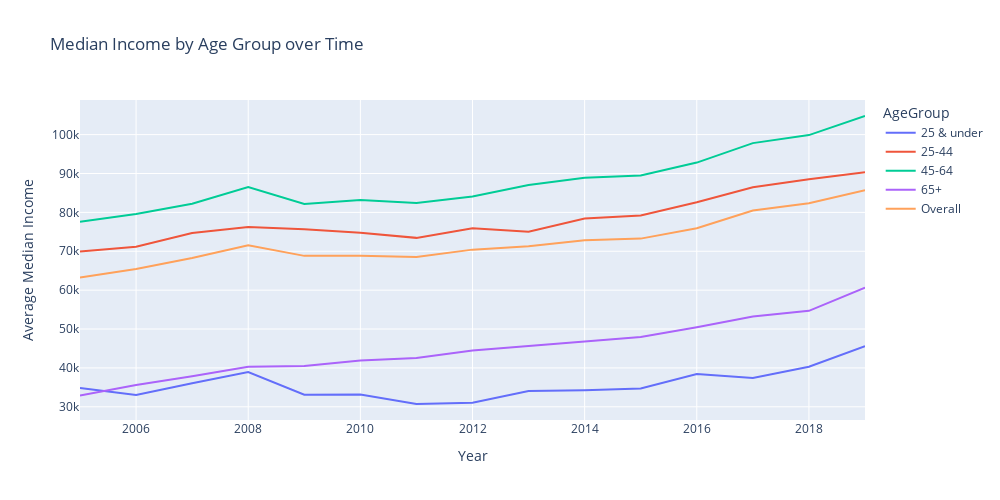

Here is the notebook cell this chart was saved with:
### Code cell
# Income over Time

year_age_group = final_table[['Year','MedianIncome','AgeGroup']]
year_age_group = year_age_group.groupby(by=['AgeGroup','Year']).agg('mean')
year_age_group = year_age_group.reset_index()
year_age_group['AgeGroup'] = year_age_group['AgeGroup'].map({'under-25':'25 & under','25-44':'25-44', '45-64':'45-64','65-plus':'65+',\
    'overall':'Overall'})
year_age_group = year_age_group.sort_values(['AgeGroup','Year']) 

fig = px.line(data_frame=year_age_group,x='Year',y='MedianIncome', color='AgeGroup',\
    labels={'MedianIncome': 'Average Median Income'},\
    title='Median Income by Age Group over Time', width=1000, height=500)

fig.show()

### Figure 1 — Plotly figure (JSON) as saved in the notebook; plotly's stock layout.template omitted (floating-point values rounded to 4 significant figures)
{"data": [{"hovertemplate": "AgeGroup=25 & under<br>Year=%{x}<br>Average Median Income=%{y}<extra></extra>", "legendgroup": "25 & under", "line": {"color": "#636efa", "dash": "solid"}, "marker": {"symbol": "circle"}, "mode": "lines", "name": "25 & under", "orientation": "v", "showlegend": true, "type": "scatter", "x": [2005, 2006, 2007, 2008, 2009, 2010, 2011, 2012, 2013, 2014, 2015, 2016, 2017, 2018, 2019], "xaxis": "x", "y": [34840.0, 33050.0, 36050.0, 38958, 33110.0, 33160.0, 30720.0, 31040.0, 34060.0, 34280.0, 34720.0, 38440.0, 37430.0, 40300.0, 45600.0], "yaxis": "y"}, {"hovertemplate": "AgeGroup=25-44<br>Year=%{x}<br>Average Median Income=%{y}<extra></extra>", "legendgroup": "25-44", "line": {"color": "#EF553B", "dash": "solid"}, "marker": {"symbol": "circle"}, "mode": "lines", "name": "25-44", "orientation": "v", "showlegend": true, "type": "scatter", "x": [2005, 2006, 2007, 2008, 2009, 2010, 2011, 2012, 2013, 2014, 2015, 2016, 2017, 2018, 2019], "xaxis": "x", "y": [69930.0, 71140.0, 74670.0, 76240.0, 75680.0, 74780.0, 73450.0, 75940.0, 75040.0, 78400.0, 79210.0, 82600.0, 86464, 88530.0, 90310.0], "yaxis": "y"}, {"hovertemplate": "AgeGroup=45-64<br>Year=%{x}<br>Average Median Income=%{y}<extra></extra>", "legendgroup": "45-64", "line": {"color": "#00cc96", "dash": "solid"}, "marker": {"symbol": "circle"}, "mode": "lines", "name": "45-64", "orientation": "v", "showlegend": true, "type": "scatter", "x": [2005, 2006, 2007, 2008, 2009, 2010, 2011, 2012, 2013, 2014, 2015, 2016, 2017, 2018, 2019], "xaxis": "x", "y": [77610.0, 79590.0, 82230.0, 86540.0, 82150.0, 83180.0, 82440.0, 84060.0, 87070.0, 88890.0, 89480.0, 92810.0, 97810.0, 99880.0, 104800.0], "yaxis": "y"}, {"hovertemplate": "AgeGroup=65+<br>Year=%{x}<br>Average Median Income=%{y}<extra></extra>", "legendgroup": "65+", "line": {"color": "#ab63fa", "dash": "solid"}, "marker": {"symbol": "circle"}, "mode": "lines", "name": "65+", "orientation": "v", "showlegend": true, "type": "scatter", "x": [2005, 2006, 2007, 2008, 2009, 2010, 2011, 2012, 2013, 2014, 2015, 2016, 2017, 2018, 2019], "xaxis": "x", "y": [32890.0, 35610.0, 37850.0, 40320.0, 40490.0, 41880.0, 42540.0, 44450.0, 45660.0, 46870.0, 47950.0, 50460.0, 53250.0, 54690.0, 60670.0], "yaxis": "y"}, {"hovertemplate": "AgeGroup=Overall<br>Year=%{x}<br>Average Median Income=%{y}<extra></extra>", "legendgroup": "Overall", "line": {"color": "#FFA15A", "dash": "solid"}, "marker": {"symbol": "circle"}, "mode": "lines", "name": "Overall", "orientation": "v", "showlegend": true, "type": "scatter", "x": [2005, 2006, 2007, 2008, 2009, 2010, 2011, 2012, 2013, 2014, 2015, 2016, 2017, 2018, 2019], "xaxis": "x", "y": [63240.0, 65440.0, 68260.0, 71530.0, 68820.0, 68870.0, 68550.0, 70420.0, 71300.0, 72800.0, 73250.0, 75940.0, 80460.0, 82330.0, 85690.0], "yaxis": "y"}], "layout": {"height": 500, "legend": {"title": {"text": "AgeGroup"}, "tracegroupgap": 0}, "title": {"text": "Median Income by Age Group over Time"}, "width": 1000, "xaxis": {"anchor": "y", "domain": [0, 1], "title": {"text": "Year"}}, "yaxis": {"anchor": "x", "domain": [0, 1], "title": {"text": "Average Median Income"}}}}
